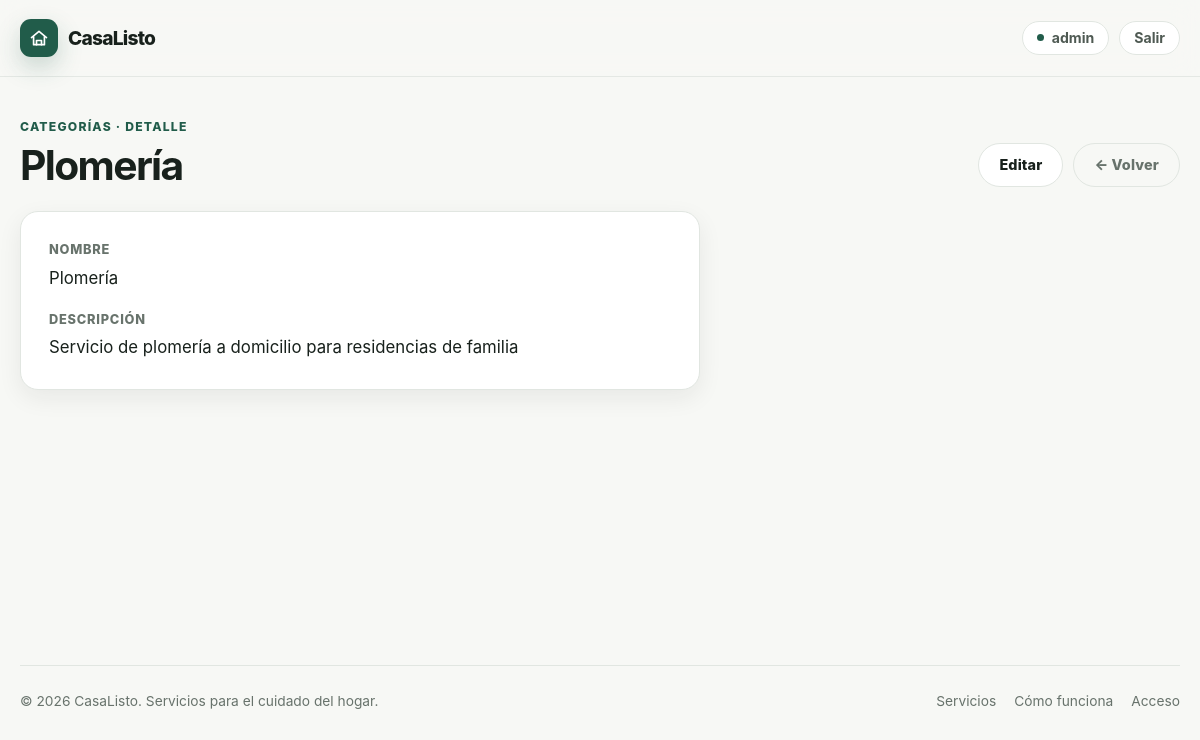
Screenshot of /servicio/categoria/0/ (signed in) with the database file from the repository.
### servicio/models.py (models this page shows, shortened)
class CategoriaServicio(models.Model):
    nombre = models.CharField(
        unique=True,
        validators=[ValidarTextoEspañol()],
    )
    descripcion = models.TextField(
        blank=True,
        validators=[
            ValidarTextoEspañol(min_longitud=10, permitir_puntuacion=True),
        ],
    )
    class Meta:
        verbose_name = "Categoría de Servicio"
        verbose_name_plural = "Categorías de Servicio"

### servicio/views/categoriaservicio.py (the view)
# urls.py: path("categoria/<int:pk>/", categoriaservicio_detail, name="categoriaservicio_detail"),
def categoriaservicio_detail(request, pk):
    categoria = get_object_or_404(CategoriaServicio, pk=pk)
    return render(request, "servicio/categoriaservicio_detail.html", {"categoria": categoria})

### servicio/templates/servicio/categoriaservicio_detail.html
{% extends "core/base.html" %}
{% load static %}
{% block style %}
    <link rel="stylesheet" href="{% static 'core/detail.css' %}" />
{% endblock style %}
{% block content %}
    <div class="container page">
        <div class="page-header">
            <div>
                <p class="page-eyebrow">Categorías · Detalle</p>
                <h1>{{ categoria.nombre }}</h1>
            </div>
            <div class="page-actions">
                <a class="btn btn-light" href="{% url 'servicio:categoriaservicio_update' categoria.pk %}">Editar</a>
                <a class="btn btn-ghost" href="{% url 'servicio:categoriaservicio_list' %}">← Volver</a>
            </div>
        </div>
        <div class="detalle-categoria">
            <dl>
                <div>
                    <dt>Nombre</dt>
                    <dd>{{ categoria.nombre }}</dd>
                </div>
                <div class="full">
                    <dt>Descripción</dt>
                    <dd>{{ categoria.descripcion|default:"—" }}</dd>
                </div>
            </dl>
        </div>
    </div>
{% endblock content %}

### core/templates/core/partials/header.html (shortened to what this page needs)
<div class="site-header">
    <div class="container nav">
        <a class="brand" href="#inicio" aria-label="CasaListo inicio">
            <span class="brand-mark" aria-hidden="true">
                <svg viewBox="0 0 24 24"
                     fill="none"
                     stroke="currentColor"
                     stroke-width="2"
                     stroke-linecap="round"
                     stroke-linejoin="round">
                    <path d="M3 11.5 12 4l9 7.5"></path>
                    <path d="M5.5 10.5V20h13v-9.5"></path>
                    <path d="M9 20v-5h6v5"></path>
                </svg>
            </span>
            CasaListo
        </a>
        <div class="nav-actions">
            {% if user.is_authenticated %}
                <span class="nav-user">{{ user.username }}</span>
                <form class="nav-logout-form"
                      action="{% url 'core:logout' %}"
                      method="post">
                    <button class="nav-logout" type="submit">Salir</button>
                </form>
            {% else %}
                <a class="nav-login" href="{% url 'core:login' %}">Acceder</a>
            {% endif %}
        </div>
    </div>
</div>

### core/static/core/base.css (style rules this page uses)
:root { --bg: #f7f8f5; --surface: #ffffff; --surface-soft: #eef2ec; --text: #18211c; --muted: #68736c; --primary: #215c4a; --primary-dark: #174637; --accent: #dcefd5; --border: #e1e6e1; --danger: #b3452f; --danger-dark: #8f3523; --danger-soft: #fbeeea; --shadow: 0 18px 45px rgba(24, 33, 28, 0.08); --shadow-sm: 0 8px 24px rgba(24, 33, 28, 0.07); --radius-lg: 28px; --radius-md: 18px; --radius-sm: 12px; --max-width: 1180px; }
* { box-sizing: border-box; }
html { scroll-behavior: smooth; }
body { margin: 0; font-family: Inter, ui-sans-serif, system-ui, -apple-system, BlinkMacSystemFont, "Segoe UI", sans-serif; color: var(--text); background: var(--bg); line-height: 1.6; }
a { color: inherit; text-decoration: none; }
img, svg { display: block; max-width: 100%; }
button, a { -webkit-tap-highlight-color: transparent; }
.container { width: min(100% - 40px, var(--max-width)); margin-inline: auto; }
.page { padding: 40px 0 64px; }
.page h1 { margin: 0; font-size: clamp(1.9rem, 3.4vw, 2.7rem); line-height: 1.05; letter-spacing: -0.04em; }

### core/static/core/components.css (style rules this page uses)
.btn { display: inline-flex; align-items: center; justify-content: center; gap: 10px; min-height: 44px; padding: 0 20px; border-radius: 999px; border: 1px solid transparent; font-size: .9rem; font-weight: 800; letter-spacing: .01em; line-height: 1; white-space: nowrap; cursor: pointer; user-select: none; transition: transform .2s ease, box-shadow .2s ease, background .2s ease, border-color .2s ease; }
.btn-light { background: white; border-color: var(--border); color: var(--text); }
.btn-ghost { background: transparent; border-color: var(--border); color: var(--muted); min-height: 42px; }
.page-header { display: flex; align-items: end; justify-content: space-between; gap: 20px; margin-bottom: 24px; flex-wrap: wrap; }
.page-eyebrow { margin: 0 0 8px; color: var(--primary); font-size: .76rem; font-weight: 800; letter-spacing: .1em; text-transform: uppercase; }
.page-actions { display: flex; gap: 10px; flex-wrap: wrap; }

### core/static/core/header.css (style rules this page uses)
.site-header { position: sticky; top: 0; z-index: 50; background: rgba(247, 248, 245, 0.88); backdrop-filter: blur(14px); border-bottom: 1px solid rgba(225, 230, 225, 0.85); }
.nav { min-height: 76px; display: flex; align-items: center; justify-content: space-between; gap: 24px; }
.brand { display: inline-flex; align-items: center; gap: 10px; font-weight: 800; letter-spacing: -0.04em; font-size: 1.2rem; }
.brand-mark { width: 38px; height: 38px; border-radius: 11px; display: grid; place-items: center; background: var(--primary); color: white; box-shadow: 0 10px 25px rgba(33, 92, 74, 0.22); }
.brand-mark svg { width: 20px; }
.nav-actions { display: flex; align-items: center; gap: 10px; }
.nav-user { display: inline-flex; align-items: center; gap: 8px; padding: 9px 14px; border: 1px solid var(--border); border-radius: 999px; background: var(--surface); color: #4f5a53; font-size: .88rem; font-weight: 700; line-height: 1; }
.nav-user::before { width: 7px; height: 7px; border-radius: 50%; background: var(--primary); content: ""; }
.nav-logout-form { display: flex; }
.nav-logout { display: inline-flex; align-items: center; padding: 9px 14px; border: 1px solid var(--border); border-radius: 999px; background: var(--surface); color: #4f5a53; font: inherit; font-size: .88rem; font-weight: 700; line-height: 1; cursor: pointer; transition: color .2s ease, border-color .2s ease, background .2s ease; }

### core/static/core/detail.css (style rules this page uses)
.detalle-categoria { max-width: 680px; padding: 28px; background: var(--surface); border: 1px solid var(--border); border-radius: var(--radius-md); box-shadow: var(--shadow-sm); }
.detalle-categoria dl { margin: 0; display: grid; grid-template-columns: 1fr 1fr; gap: 18px 24px; }
.detalle-categoria dl > div { min-width: 0; }
.detalle-categoria dl > div.full { grid-column: 1 / -1; }
.detalle-categoria dt { font-size: .8rem; font-weight: 800; text-transform: uppercase; letter-spacing: .06em; color: var(--muted); }
.detalle-categoria dd { margin: 4px 0 0; font-size: 1.05rem; overflow-wrap: anywhere; }

### rows the page displays
CategoriaServicio: nombre "Plomería", descripcion "Servicio de plomería a domicilio para residencias de familia"

### other values shown
{{ user.username }} "admin"
